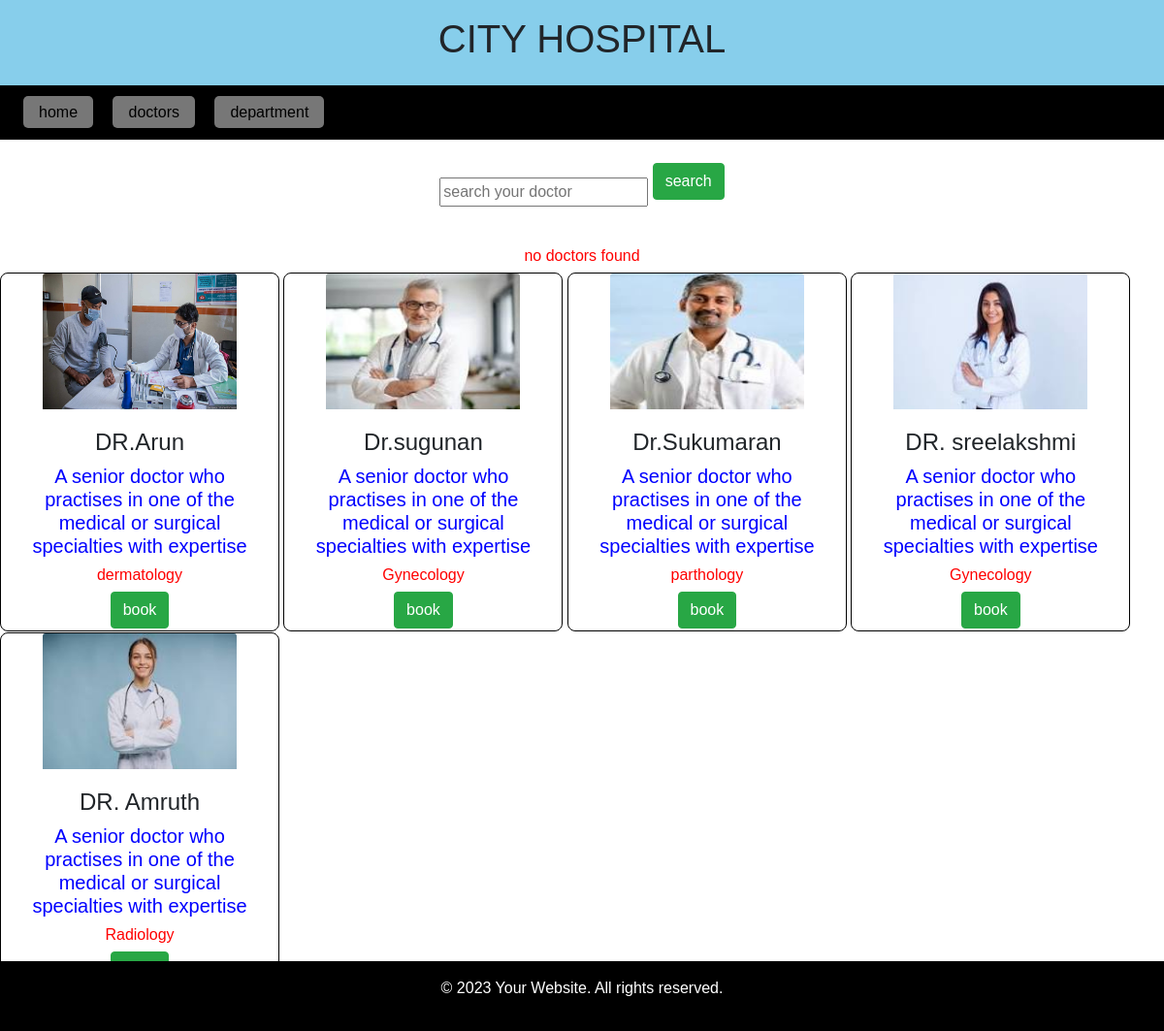
The app's page /doctors/ with its own data.
### myhospitals/models.py (models this page shows, shortened)
class doctors1(models.Model):
    doc_name = models.CharField(max_length=100)
    doc_spec = models.CharField(max_length=255)
    dep_name = models.ForeignKey(departments, on_delete=models.CASCADE)
    doc_image = models.ImageField(upload_to='doctors', null=True, blank=True)

class departments(models.Model):
    dep_name = models.CharField(max_length=100)
    dep_description = models.TextField()
    def __str__(self):
           return self.dep_name

### myhospitals/views.py (the view)
# urls.py: path('doctors/',views.doctors,name='doctors'),
def doctors(request):
    if request.method=="POST":
         name=request.POST.get('name')
         results=doctors1.objects.filter(Q(doc_name__icontains=name))
         sufu={'result':results}
         return render (request,'doctors.html',sufu)
    dict_doc = {'doc': doctors1.objects.all()}
    return render(request, 'doctors.html', dict_doc,)

### myhospitals/templates/doctors.html (shortened to what this page needs)
{% extends 'base.html'%}
{% load static %}
{% block content %}
<form action="" method="POST">
  <br>
  <center>
  <input class="form" type=""  placeholder="search your doctor" aria-label="Search" name="name"/>
  <button  class="btn btn-success   mb-4" type="submiit">search</button>
  </center>
</form>
<br>
{% if  result %}
{% for d in result %}
<div class="card" style="width: 18rem; display: inline-block;">
  <center>
    <img src="{{d.doc_image.url}}" class="card-img-top" alt="...">
  </center>
    <div class="card-body">
        <h4>{{d.doc_name}}</h1>
      <h5 class="card-text">{{d.doc_spec}}</h5>
      <h6>{{d.dep_name}}</h6>
<center>
      <a href="{% url 'booking'%}">
      <button  class="btn btn-success   mb-4" type="submiit">book</button>
        </a>
    </center>
    </div>
  </div>
  <style>
    .card{
        width:30px;
        height:370px;
        border-radius:8px;
        border-color:black;
    }
    .card img{
        width:200px;
        height:140px;
    }
h6{
  color:red;
}
    h5{
      color:blue;
    }
    {% comment %} p{
        color:green;
    } {% endcomment %}
    button{
      background-color:green;
      color:white;
    }
  </style>
 {% endfor %}
 {% else %}
 <center><h6 style='color:red'>no doctors found</h1></center>
 {% for d in doc %}
<div class="card" style="width: 18rem; display: inline-block;">
  <center>
    <img src="{{d.doc_image.url}}" class="card-img-top" alt="...">
    <center>
    <div class="card-body">
        <h4>{{d.doc_name}}</h3>
      <h5 class="card-text">{{d.doc_spec}}</h5>
      <h6>{{d.dep_name}}</h5>
        <center>
        <a href="{% url 'booking' %}">
          <button  class="btn btn-success   mb-4" type="submiit">book</button>
            </a>
          </center>
    </div>
  </div>
 {% endfor %}
{% endif %}
{% endblock %}

### myhospitals/templates/base.html (shortened to what this page needs)
<!DOCTYPE html>
<html lang="en">
<head>
    <link rel="stylesheet" href="https://stackpath.bootstrapcdn.com/bootstrap/4.3.1/css/bootstrap.min.css">
</head>
<body>
    <header>
        <h1> CITY HOSPITAL</h1>
    </header>
    <nav>
        <a href="{% url 'index'%}">home</a>
        <a href="{% url 'doctors'%}">doctors</a>
        <a href="{% url 'department' %}">department</a>
    </nav>
    {% block content %}
    {% endblock %}
    <footer>
        <p>&copy; 2023 Your Website. All rights reserved.</p>
    </footer>
</body>
</html>

### myhospitals/templates/base.html (style rules this page uses)
body { font-family: Arial, sans-serif; margin: 0; padding: 0; box-sizing: border-box; }
header { background-color:skyblue; text-align: center; padding: 1em; }
nav { background-color:black; padding: 1em; }
nav a { color:black; text-decoration: none; padding: 0.5em 1em; margin: 0 0.5em; border-radius: 5px; background-color: #777; }
footer { background-color: black; color: white; text-align: center; padding: 1em; position: fixed; bottom: 0; width: 100%; }
h1 { font-family:Arial; }

### records on screen
doctors1: doc_image (picture), doc_name "DR.Arun", doc_spec "A senior doctor who practises in one of the medical or surgical specialties with expertise", dep_name "dermatology"
doctors1: doc_image (picture), doc_name "Dr.sugunan", doc_spec "A senior doctor who practises in one of the medical or surgical specialties with expertise", dep_name "Gynecology"
doctors1: doc_image (picture), doc_name "Dr.Sukumaran", doc_spec "A senior doctor who practises in one of the medical or surgical specialties with expertise", dep_name "parthology"
doctors1: doc_image (picture), doc_name "DR. sreelakshmi", doc_spec "A senior doctor who practises in one of the medical or surgical specialties with expertise", dep_name "Gynecology"
doctors1: doc_image (picture), doc_name "DR. Amruth", doc_spec "A senior doctor who practises in one of the medical or surgical specialties with expertise", dep_name "Radiology"
